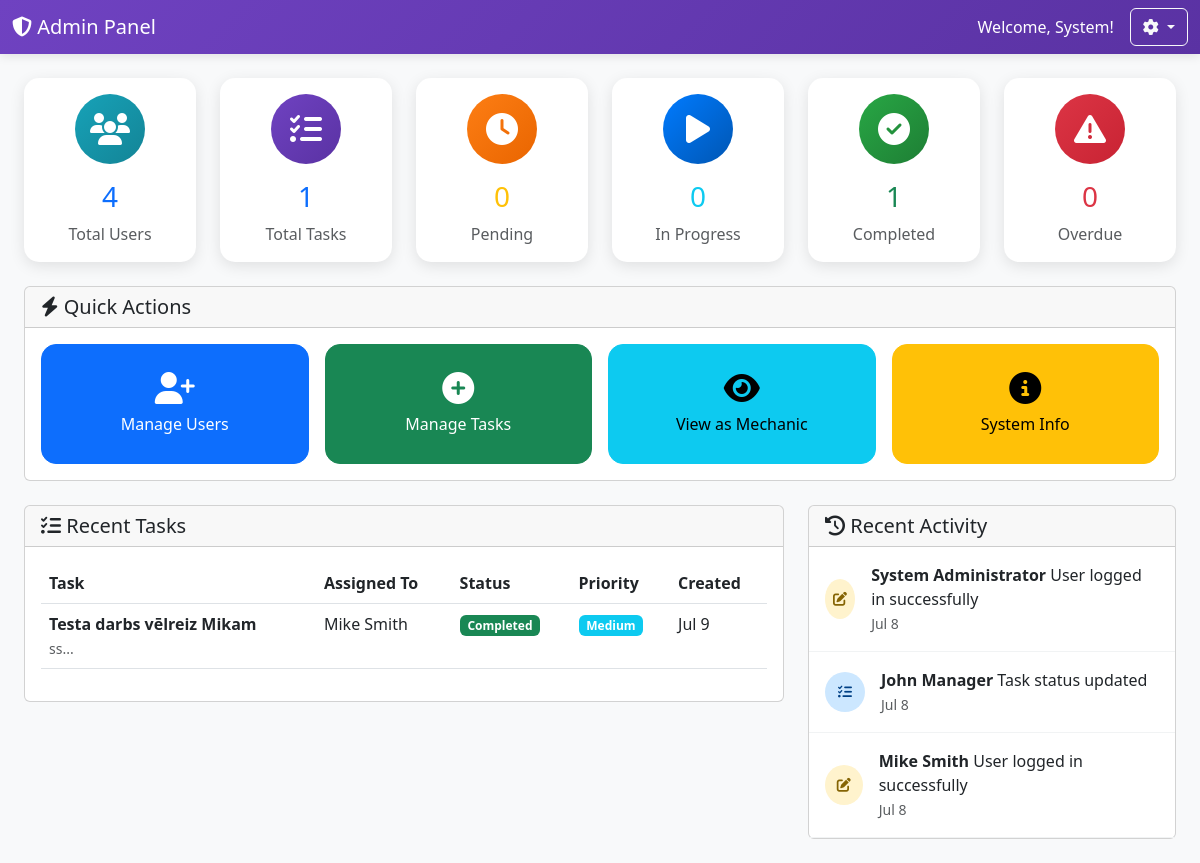
/admin/dashboard.php (signed in), run on an earlier commit of the app's database.
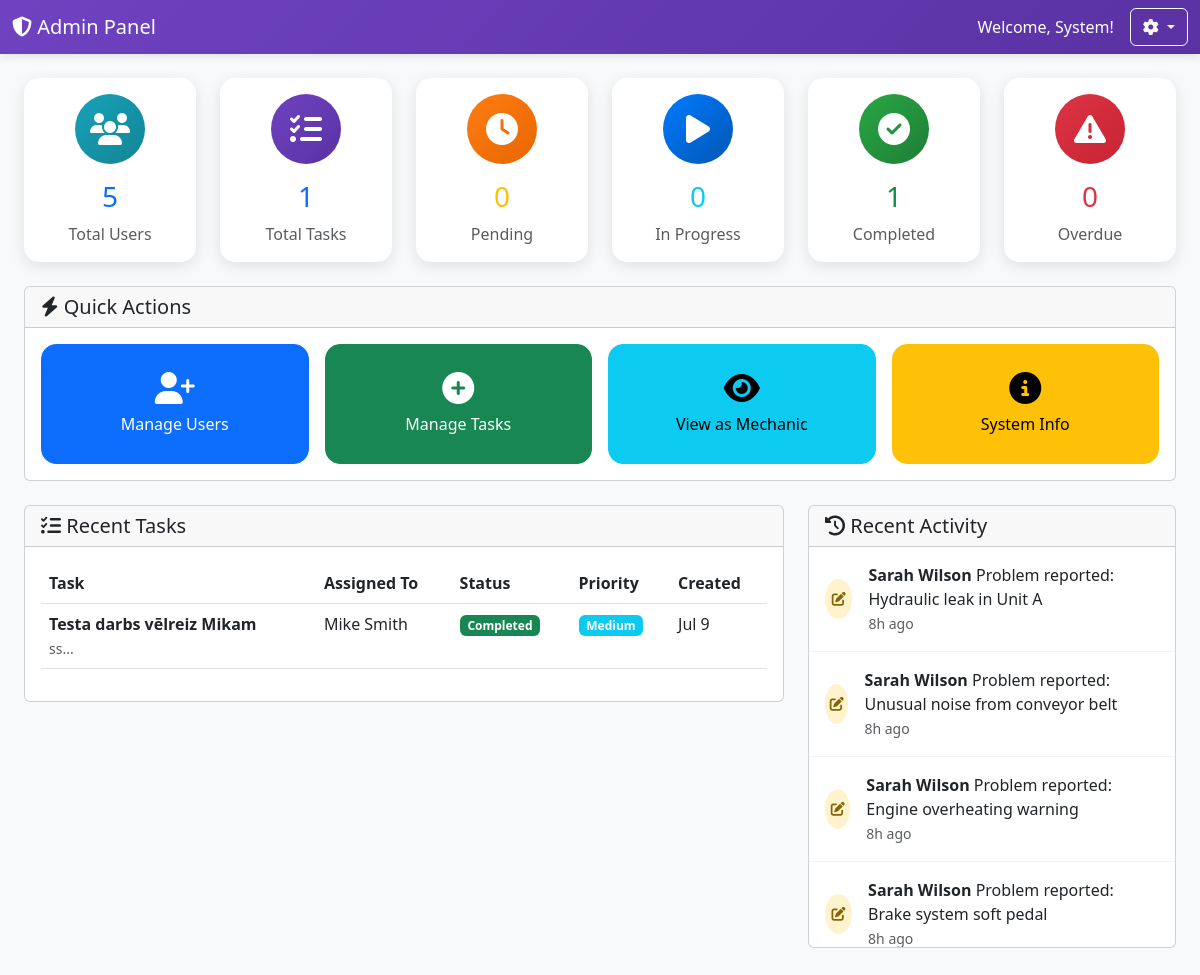
And on a later commit of the database.
### tables this page shows
CREATE TABLE `tasks` (
  `id` int(11) NOT NULL AUTO_INCREMENT,
  `title` varchar(200) NOT NULL,
  `description` text DEFAULT NULL,
  `priority` enum('low','medium','high','urgent') NOT NULL DEFAULT 'medium',
  `status` enum('pending','in_progress','completed','cancelled','on_hold') NOT NULL DEFAULT 'pending',
  `assigned_to` int(11) NOT NULL,
  `assigned_by` int(11) NOT NULL,
  `category` varchar(100) DEFAULT NULL,
  `location` varchar(200) DEFAULT NULL,
  `equipment` varchar(200) DEFAULT NULL,
  `estimated_hours` decimal(5,2) DEFAULT NULL,
  `actual_hours` decimal(5,2) DEFAULT NULL,
  `start_date` timestamp NULL DEFAULT NULL,
  `due_date` timestamp NULL DEFAULT NULL,
  `completed_date` timestamp NULL DEFAULT NULL,
  `progress_percentage` int(3) NOT NULL DEFAULT 0,
  `notes` text DEFAULT NULL,
  `created_at` timestamp NOT NULL DEFAULT current_timestamp(),
  `updated_at` timestamp NOT NULL DEFAULT current_timestamp() ON UPDATE current_timestamp(),
  `attachments` longtext DEFAULT NULL CHECK (json_valid(`attachments`)),
  `tags` varchar(500) DEFAULT NULL,
  PRIMARY KEY (`id`),
  KEY `idx_assigned_to` (`assigned_to`),
  KEY `idx_assigned_by` (`assigned_by`),
  KEY `idx_status` (`status`),
  KEY `idx_priority` (`priority`),
  KEY `idx_due_date` (`due_date`),
  KEY `idx_tasks_status_priority` (`status`,`priority`),
  KEY `idx_tasks_assigned_status` (`assigned_to`,`status`),
  CONSTRAINT `fk_task_assigned_by` FOREIGN KEY (`assigned_by`) REFERENCES `users` (`id`) ON DELETE CASCADE,
  CONSTRAINT `fk_task_assigned_to` FOREIGN KEY (`assigned_to`) REFERENCES `users` (`id`) ON DELETE CASCADE
);

CREATE TABLE `users` (
  `id` int(11) NOT NULL AUTO_INCREMENT,
  `username` varchar(50) NOT NULL,
  `email` varchar(100) NOT NULL,
  `password` varchar(255) NOT NULL,
  `first_name` varchar(50) NOT NULL,
  `last_name` varchar(50) NOT NULL,
  `role` enum('admin','manager','mechanic','operator') NOT NULL DEFAULT 'mechanic',
  `phone` varchar(20) DEFAULT NULL,
  `department` varchar(100) DEFAULT NULL,
  `is_active` tinyint(1) NOT NULL DEFAULT 1,
  `last_login` timestamp NULL DEFAULT NULL,
  `created_at` timestamp NOT NULL DEFAULT current_timestamp(),
  `updated_at` timestamp NOT NULL DEFAULT current_timestamp() ON UPDATE current_timestamp(),
  `profile_image` varchar(255) DEFAULT NULL,
  `preferences` longtext DEFAULT NULL CHECK (json_valid(`preferences`)),
  PRIMARY KEY (`id`),
  UNIQUE KEY `username` (`username`),
  UNIQUE KEY `email` (`email`),
  KEY `idx_role` (`role`),
  KEY `idx_email` (`email`),
  KEY `idx_active` (`is_active`)
);

CREATE TABLE `activity_logs` (
  `id` int(11) NOT NULL AUTO_INCREMENT,
  `user_id` int(11) DEFAULT NULL,
  `action` varchar(100) NOT NULL,
  `table_name` varchar(50) DEFAULT NULL,
  `record_id` int(11) DEFAULT NULL,
  `old_values` longtext DEFAULT NULL CHECK (json_valid(`old_values`)),
  `new_values` longtext DEFAULT NULL CHECK (json_valid(`new_values`)),
  `ip_address` varchar(45) DEFAULT NULL,
  `user_agent` varchar(500) DEFAULT NULL,
  `created_at` timestamp NOT NULL DEFAULT current_timestamp(),
  PRIMARY KEY (`id`),
  KEY `idx_user_id` (`user_id`),
  KEY `idx_action` (`action`),
  KEY `idx_created_at` (`created_at`),
  CONSTRAINT `fk_activity_user` FOREIGN KEY (`user_id`) REFERENCES `users` (`id`) ON DELETE SET NULL
);

### config/database.php (called while the page is built, shortened)
<?php
class Database {
    private static $instance = null;
    private $connection;
    private function __construct() {
        try {
            $dsn = "mysql:host=" . DB_HOST . ";dbname=" . DB_NAME . ";charset=" . DB_CHARSET;
            $this->connection = new PDO($dsn, DB_USER, DB_PASS, [
                PDO::ATTR_ERRMODE => PDO::ERRMODE_EXCEPTION,
                PDO::ATTR_DEFAULT_FETCH_MODE => PDO::FETCH_ASSOC,
                PDO::ATTR_EMULATE_PREPARES => false
            ]);
            $this->connection->exec("SET time_zone = '+02:00'");
        } catch (PDOException $e) {
            error_log("Database connection failed: " . $e->getMessage());
            die("Database connection failed. Please check configuration.");
        }
    }
    public static function getInstance() {
        if (self::$instance === null) {
            self::$instance = new self();
        }
        return self::$instance;
    }
    public function query($sql, $params = []) {
        try {
            $stmt = $this->connection->prepare($sql);
            $stmt->execute($params);
            return $stmt;
        } catch (PDOException $e) {
            error_log("Database query error: " . $e->getMessage());
            throw new Exception("Database query failed");
        }
    }
    public function fetchAll($sql, $params = []) {
        return $this->query($sql, $params)->fetchAll();
    }
    public function fetchCount($sql, $params = []) {
        return $this->query($sql, $params)->fetchColumn();
    }
}
?>

### config/config.php (called while the page is built, shortened)
<?php
require_once ROOT_PATH . '/config/database.php';
if (!function_exists('timeAgo')) {
    function timeAgo($datetime) {
        $time = time() - strtotime($datetime);
        if ($time < 86400) return floor($time / 3600) . 'h ago';
        return date('M j', strtotime($datetime));
    }
}
?>

### admin/dashboard.php (the view, shortened to what the changed rows need)
<?php
require_once '../config/config.php';
$db = Database::getInstance();
try {
    $stats = [
        'total_users' => $db->fetchCount("SELECT COUNT(*) FROM users WHERE is_active = 1"),
        'total_tasks' => $db->fetchCount("SELECT COUNT(*) FROM tasks"),
        'pending_tasks' => $db->fetchCount("SELECT COUNT(*) FROM tasks WHERE status = 'pending'"),
        'in_progress_tasks' => $db->fetchCount("SELECT COUNT(*) FROM tasks WHERE status = 'in_progress'"),
        'completed_tasks' => $db->fetchCount("SELECT COUNT(*) FROM tasks WHERE status = 'completed'"),
        'overdue_tasks' => $db->fetchCount("SELECT COUNT(*) FROM tasks WHERE due_date < NOW() AND status NOT IN ('completed', 'cancelled')"),
    ];
} catch (Exception $e) {
    error_log("Admin dashboard stats error: " . $e->getMessage());
    $stats = [
        'total_users' => 0,
        'total_tasks' => 0,
        'pending_tasks' => 0,
        'in_progress_tasks' => 0,
        'completed_tasks' => 0,
        'overdue_tasks' => 0,
    ];
}
try {
    $recent_activities = $db->fetchAll(
        "SELECT al.*, u.first_name, u.last_name
         FROM activity_logs al
         LEFT JOIN users u ON al.user_id = u.id
         ORDER BY al.created_at DESC
         LIMIT 10"
    );
} catch (Exception $e) {
    error_log("Admin dashboard activities error: " . $e->getMessage());
    $recent_activities = [];
}
try {
    $recent_tasks = $db->fetchAll(
        "SELECT t.*,
                ua.first_name as assigned_to_name, ua.last_name as assigned_to_lastname,
                ub.first_name as assigned_by_name, ub.last_name as assigned_by_lastname
         FROM tasks t
         LEFT JOIN users ua ON t.assigned_to = ua.id
         LEFT JOIN users ub ON t.assigned_by = ub.id
         ORDER BY t.created_at DESC
         LIMIT 10"
    );
} catch (Exception $e) {
    error_log("Admin dashboard tasks error: " . $e->getMessage());
    $recent_tasks = [];
}
?>
<!DOCTYPE html>
<html lang="en">
<head>
    <link href="https://cdnjs.cloudflare.com/ajax/libs/bootstrap/5.3.0/css/bootstrap.min.css" rel="stylesheet">
    <link href="https://cdnjs.cloudflare.com/ajax/libs/font-awesome/6.4.0/css/all.min.css" rel="stylesheet">
</head>
<body>
    <div class="container-fluid p-4">
        <div class="row g-4 mb-4">
            <div class="col-xl-2 col-lg-4 col-md-6">
                <div class="card stats-card text-center p-3">
                    <div class="stats-icon users mx-auto">
                        <i class="fas fa-users"></i>
                    </div>
                    <h3 class="text-primary"><?php echo $stats['total_users']; ?></h3>
                    <p class="text-muted mb-0">Total Users</p>
                </div>
            </div>
        </div>
        <div class="row">
            <div class="col-lg-8">
                <div class="card">
                    <div class="card-body">
                        <?php if (empty($recent_tasks)): ?>
                        <div class="text-center py-4">
                            <i class="fas fa-tasks fa-3x text-muted mb-3"></i>
                            <h6>No tasks found</h6>
                            <p class="text-muted">Create some tasks to see them here</p>
                        </div>
                        <?php else: ?>
                        <div class="table-responsive">
                            <table class="table table-hover">
                                <thead>
                                    <tr>
                                        <th>Task</th>
                                        <th>Assigned To</th>
                                        <th>Status</th>
                                        <th>Priority</th>
                                        <th>Created</th>
                                    </tr>
                                </thead>
                                <tbody>
                                    <?php foreach ($recent_tasks as $task): ?>
                                    <tr>
                                        <td>
                                            <strong><?php echo htmlspecialchars($task['title']); ?></strong>
                                            <?php if ($task['description']): ?>
                                            <br><small class="text-muted"><?php echo htmlspecialchars(substr($task['description'], 0, 50)); ?>...</small>
                                            <?php endif; ?>
                                        </td>
                                        <td><?php echo htmlspecialchars(($task['assigned_to_name'] ?? '') . ' ' . ($task['assigned_to_lastname'] ?? '')); ?></td>
                                        <td>
                                            <span class="badge bg-<?php echo $task['status'] === 'completed' ? 'success' : ($task['status'] === 'in_progress' ? 'primary' : 'secondary'); ?>">
                                                <?php echo ucfirst(str_replace('_', ' ', $task['status'])); ?>
                                            </span>
                                        </td>
                                        <td>
                                            <span class="badge bg-<?php echo $task['priority'] === 'urgent' ? 'danger' : ($task['priority'] === 'high' ? 'warning' : 'info'); ?>">
                                                <?php echo ucfirst($task['priority']); ?>
                                            </span>
                                        </td>
                                        <td><?php echo date('M j', strtotime($task['created_at'])); ?></td>
                                    </tr>
                                    <?php endforeach; ?>
                                </tbody>
                            </table>
                        </div>
                        <?php endif; ?>
                    </div>
                </div>
            </div>
            <div class="col-lg-4">
                <div class="card">
                    <div class="card-body p-0" style="max-height: 400px; overflow-y: auto;">
                        <?php if (empty($recent_activities)): ?>
                        <div class="text-center py-4">
                            <i class="fas fa-clock fa-2x text-muted mb-3"></i>
                            <p class="text-muted">No recent activity</p>
                        </div>
                        <?php else: ?>
                        <?php foreach ($recent_activities as $activity): ?>
                        <div class="activity-item d-flex align-items-center">
                            <div class="activity-icon <?php echo getActivityClass($activity['action']); ?>">
                                <i class="fas fa-<?php echo getActivityIcon($activity['action']); ?>"></i>
                            </div>
                            <div class="flex-grow-1">
                                <div class="activity-content">
                                    <strong><?php echo $activity['first_name'] ? htmlspecialchars($activity['first_name'] . ' ' . $activity['last_name']) : 'System'; ?></strong>
                                    <?php echo htmlspecialchars($activity['action']); ?>
                                </div>
                                <small class="text-muted"><?php echo timeAgo($activity['created_at']); ?></small>
                            </div>
                        </div>
                        <?php endforeach; ?>
                        <?php endif; ?>
                    </div>
                </div>
            </div>
        </div>
    </div>
</body>
</html>
<?php
function getActivityClass($action) {
    if (strpos(strtolower($action), 'task') !== false) return 'task';
    return 'update';
}
function getActivityIcon($action) {
    if (strpos(strtolower($action), 'task') !== false) return 'tasks';
    return 'edit';
}
?>

What changed in the data, as far as the page shows it:
no longer on this page (row unchanged): activity_logs: user.last_name "System Administrator", action "User logged in successfully", created_at "Jul 8"
no longer on this page (row unchanged): activity_logs: user.last_name "John Manager", action "Task status updated", created_at "Jul 8"
no longer on this page (row unchanged): activity_logs: user.last_name "Mike Smith", action "User logged in successfully", created_at "Jul 8"
added activity_logs: user.last_name "Sarah Wilson", action "Problem reported: Hydraulic leak in Unit A", created_at "8h ago"
added activity_logs: user.last_name "Sarah Wilson", action "Problem reported: Unusual noise from conveyor belt", created_at "8h ago"
added activity_logs: user.last_name "Sarah Wilson", action "Problem reported: Engine overheating warning", created_at "8h ago"
added activity_logs: user.last_name "Sarah Wilson", action "Problem reported: Brake system soft pedal", created_at "8h ago"
Also different on the page:
$stats['total_users']: "4" → "5"
